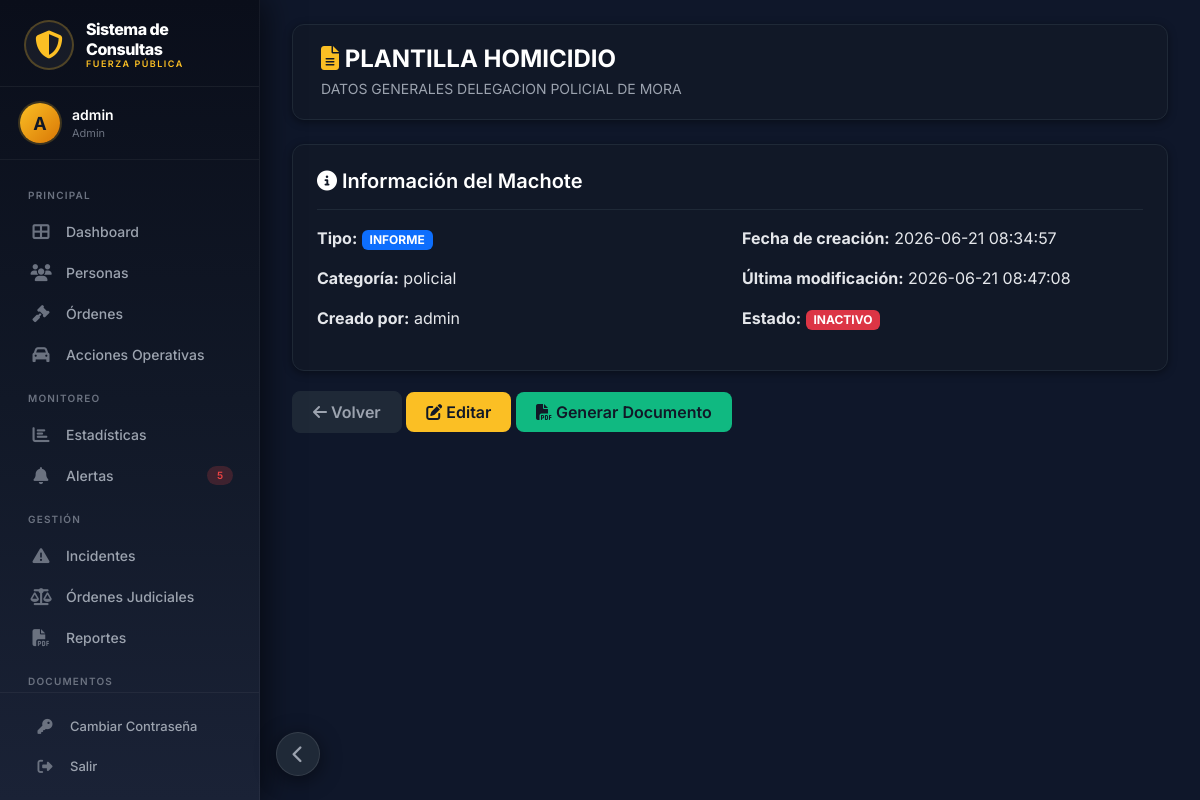
/machote/ver/1 (signed in), run on the app's committed database.
### app.py (models this page shows)
class Usuario(UserMixin, db.Model):
    __tablename__ = 'usuarios'
    id = db.Column(db.Integer, primary_key=True)
    username = db.Column(db.String(50), unique=True, nullable=False)
    email = db.Column(db.String(100), unique=True, nullable=False)
    password_hash = db.Column(db.String(200), nullable=False)
    rol = db.Column(db.String(20), default='usuario')
    activo = db.Column(db.Boolean, default=True)
    fecha_registro = db.Column(db.String(50))

class MachoteDocumento(db.Model):
    __tablename__ = 'machotes_documentos'
    id = db.Column(db.Integer, primary_key=True)
    nombre = db.Column(db.String(100), nullable=False)
    descripcion = db.Column(db.Text)
    tipo_documento = db.Column(db.String(50), nullable=False)
    categoria = db.Column(db.String(50))
    contenido = db.Column(db.Text, nullable=False)
    variables = db.Column(db.Text)
    estructura = db.Column(db.Text)
    archivo_adjunto = db.Column(db.String(200))
    es_activo = db.Column(db.Boolean, default=True)
    creado_por = db.Column(db.String(50))
    fecha_registro = db.Column(db.String(50))
    ultima_modificacion = db.Column(db.String(50))

### app.py (the view)
@app.route('/machote/ver/<int:id>')
@login_required
@permiso_requerido('ver_machotes')
def ver_machote(id):
    machote = MachoteDocumento.query.get_or_404(id)
    preguntas = Pregunta.query.filter_by(machote_id=id).order_by(Pregunta.orden).all()
    return render_template('ver_machote.html', machote=machote, preguntas=preguntas)

### app.py (called while the page is built)
def permiso_requerido(permiso):
    def decorator(f):
        @wraps(f)
        def decorated_function(*args, **kwargs):
            if not current_user.is_authenticated:
                return redirect(url_for('login'))
            if not tiene_permiso(current_user, permiso):
                flash('No tienes permiso para acceder a esta sección', 'danger')
                return redirect(url_for('index'))
            return f(*args, **kwargs)
        return decorated_function
    return decorator

@app.context_processor
def utility_processor():
    def tiene_permiso_template(usuario, permiso):
        if not usuario or not usuario.is_authenticated:
            return False
        return tiene_permiso(usuario, permiso)
    return dict(tiene_permiso=tiene_permiso_template)

@login_manager.user_loader
def load_user(user_id):
    return Usuario.query.get(int(user_id))

### templates/ver_machote.html (shortened to what this page needs)
{% extends "base.html" %}
{% block content %}
<div class="page-header-dark">
    <h1><i class="fas fa-file-alt"></i> {{ machote.nombre }}</h1>
    <p class="subtitle">{{ machote.descripcion or 'Sin descripción' }}</p>
</div>
<div class="card-dark">
    <div class="card-header">
        <h5><i class="fas fa-info-circle"></i> Información del Machote</h5>
    </div>
    <div class="row">
        <div class="col-md-6">
            <p><strong>Tipo:</strong> <span class="badge bg-primary">{{ machote.tipo_documento|upper }}</span></p>
            <p><strong>Categoría:</strong> {{ machote.categoria or 'Sin categoría' }}</p>
            <p><strong>Creado por:</strong> {{ machote.creado_por or 'Sistema' }}</p>
        </div>
        <div class="col-md-6">
            <p><strong>Fecha de creación:</strong> {{ machote.fecha_registro or '' }}</p>
            <p><strong>Última modificación:</strong> {{ machote.ultima_modificacion or '' }}</p>
            <p><strong>Estado:</strong>
                <span class="badge {% if machote.es_activo %}bg-success{% else %}bg-danger{% endif %}">
                    {{ 'ACTIVO' if machote.es_activo else 'INACTIVO' }}
                </span>
            </p>
        </div>
    </div>
</div>
<div class="mt-3">
    <a href="{{ url_for('machotes') }}" class="btn btn-dark-secondary">
        <i class="fas fa-arrow-left"></i> Volver
    </a>
    <a href="{{ url_for('editar_machote', id=machote.id) }}" class="btn btn-dark-primary">
        <i class="fas fa-edit"></i> Editar
    </a>
    <a href="{{ url_for('generar_machote', id=machote.id) }}" class="btn btn-dark-primary" style="background: #10b981;">
        <i class="fas fa-file-pdf"></i> Generar Documento
    </a>
</div>
{% endblock %}

### templates/base.html (shortened to what this page needs)
<!DOCTYPE html>
<html lang="es">
<head>
    <link href="https://cdn.jsdelivr.net/npm/bootstrap@5.3.0/dist/css/bootstrap.min.css" rel="stylesheet">
    <link rel="stylesheet" href="https://cdnjs.cloudflare.com/ajax/libs/font-awesome/6.4.0/css/all.min.css">
</head>
<body>
    <nav class="sidebar" id="sidebar">
        <div class="sidebar-brand">
            <div class="brand-icon">
                <i class="fas fa-shield-halved"></i>
            </div>
            <div class="brand-text">
                <strong>Sistema de Consultas</strong>
                <small>Fuerza Pública</small>
            </div>
        </div>
        {% if current_user.is_authenticated %}
        <div class="user-info">
            <div class="user-avatar">{{ current_user.username[0]|upper }}</div>
            <div>
                <div class="user-name">{{ current_user.username }}</div>
                <div class="user-role">{{ current_user.rol|capitalize }}</div>
            </div>
        </div>
        {% endif %}
        <div class="sidebar-nav">
            <span class="nav-section-title">Principal</span>
            <a href="{{ url_for('index') }}" class="nav-link {% if request.endpoint == 'index' %}active{% endif %}">
                <i class="fas fa-th-large nav-icon"></i>
                <span class="nav-label">Dashboard</span>
            </a>
            {% if tiene_permiso(current_user, 'ver_personas') %}
            <a href="{{ url_for('personas') }}" class="nav-link {% if request.endpoint == 'personas' %}active{% endif %}">
                <i class="fas fa-users nav-icon"></i>
                <span class="nav-label">Personas</span>
            </a>
            {% endif %}
            {% if tiene_permiso(current_user, 'ver_ordenes') %}
            <a href="{{ url_for('ordenes') }}" class="nav-link {% if request.endpoint == 'ordenes' %}active{% endif %}">
                <i class="fas fa-gavel nav-icon"></i>
                <span class="nav-label">Órdenes</span>
            </a>
            {% endif %}
            {% if tiene_permiso(current_user, 'ver_acciones') %}
            <a href="{{ url_for('acciones_operativas') }}" class="nav-link {% if request.endpoint == 'acciones_operativas' %}active{% endif %}">
                <i class="fas fa-car nav-icon"></i>
                <span class="nav-label">Acciones Operativas</span>
            </a>
            {% endif %}
            <span class="nav-section-title">Monitoreo</span>
            {% if tiene_permiso(current_user, 'ver_estadisticas') %}
            <a href="{{ url_for('estadisticas') }}" class="nav-link {% if request.endpoint == 'estadisticas' %}active{% endif %}">
                <i class="fas fa-chart-bar nav-icon"></i>
                <span class="nav-label">Estadísticas</span>
            </a>
            {% endif %}
            {% if tiene_permiso(current_user, 'ver_alertas') %}
            <a href="{{ url_for('alertas') }}" class="nav-link {% if request.endpoint == 'alertas' %}active{% endif %}">
                <i class="fas fa-bell nav-icon"></i>
                <span class="nav-label">Alertas</span>
                <span class="nav-badge" id="alertBadge">0</span>
            </a>
            {% endif %}
            <span class="nav-section-title">Gestión</span>
            {% if tiene_permiso(current_user, 'ver_incidentes') %}
            <a href="{{ url_for('incidentes') }}" class="nav-link {% if request.endpoint == 'incidentes' %}active{% endif %}">
                <i class="fas fa-triangle-exclamation nav-icon"></i>
                <span class="nav-label">Incidentes</span>
            </a>
            {% endif %}
            {% if tiene_permiso(current_user, 'ver_ordenes_judiciales') %}
            <a href="{{ url_for('ordenes_judiciales') }}" class="nav-link {% if request.endpoint == 'ordenes_judiciales' %}active{% endif %}">
                <i class="fas fa-scale-balanced nav-icon"></i>
                <span class="nav-label">Órdenes Judiciales</span>
            </a>
            {% endif %}
            {% if tiene_permiso(current_user, 'ver_estadisticas') %}
            <a href="{{ url_for('reportes') }}" class="nav-link {% if request.endpoint == 'reportes' %}active{% endif %}">
                <i class="fas fa-file-pdf nav-icon"></i>
                <span class="nav-label">Reportes</span>
            </a>
            {% endif %}
            <span class="nav-section-title">Documentos</span>
        </div>
        <div class="sidebar-footer">
            <a href="{{ url_for('cambiar_password_page') }}" class="nav-link">
                <i class="fas fa-key nav-icon"></i>
                <span class="nav-label">Cambiar Contraseña</span>
            </a>
            <a href="{{ url_for('logout') }}" class="nav-link" onclick="return confirm('¿Desea cerrar sesión?')">
                <i class="fas fa-right-from-bracket nav-icon"></i>
                <span class="nav-label">Salir</span>
            </a>
        </div>
    </nav>
    <button class="sidebar-toggle" id="sidebarToggle" onclick="toggleSidebar()" title="Colapsar menú">
        <i class="fas fa-chevron-left" id="toggleIcon"></i>
    </button>
    <main class="main-content" id="mainContent">
        {% block content %}{% endblock %}
    </main>
</body>
</html>

### data on the page
Usuario: username "A", username "admin", rol "Admin"
MachoteDocumento: nombre "PLANTILLA HOMICIDIO", descripcion "DATOS GENERALES DELEGACION POLICIAL DE MORA", tipo_documento "INFORME", categoria "policial", creado_por "admin", fecha_registro "2026-06-21 08:34:57", ultima_modificacion "2026-06-21 08:47:08", es_activo "INACTIVO"
